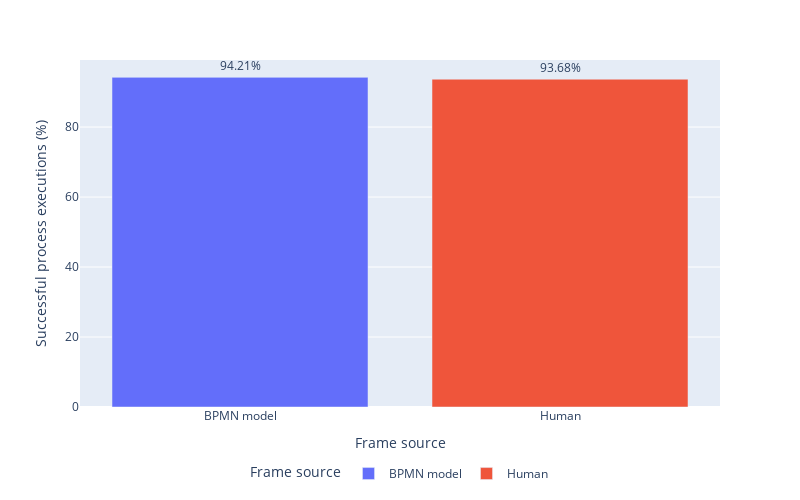

This figure's notebook cell:
### Code cell
df1 = pd.read_csv("process_adaptation_results_add_rules.csv")
df2 = pd.read_csv("process_adaptation_results_generate_from_bpmn_rules.csv")
df = pd.concat([df1, df2], ignore_index=True)
df = df.reset_index(drop=True)

df1 = pd.read_csv("process_adaptation_results_add_rules_exception_handling.csv")
df1["process_adaptation"] = "Typing Error Handling"
df2 = pd.read_csv("process_adaptation_results_generate_from_bpmn_rules_exception_handling.csv")
df2["process_adaptation"] = "Typing Error Handling"
df = pd.concat([df, df1, df2], ignore_index=True)
df = df.reset_index(drop=True)


df1 = pd.read_csv("process_adaptation_results_add_rules_exception_handling_db_error.csv")
df1["process_adaptation"] = "Database Error Handling"
df2 = pd.read_csv("process_adaptation_results_generate_from_bpmn_rules_exception_handling_db_error.csv")
df2["process_adaptation"] = "Database Error Handling"
df_db_error = pd.concat([df1, df2], ignore_index=True)
df_db_error = df_db_error.reset_index(drop=True)
df = pd.concat([df, df_db_error], ignore_index=True)
df = df.reset_index(drop=True)

df = df.drop(columns=["session_id", "seed", "correct_matches", "correct_columns", "file_extracted", "mails_sent", ])
df["tour"] = df["tour"].apply(lambda x: x.replace("J09", " ").title())
df["rule_adaptation_method"] = df["rule_adaptation_method"].apply(lambda x: "BPMN model" if x == "generate_bpmn" else "Human")
df["process_adaptation"] = df["process_adaptation"].apply(lambda x: "Base rule" if x == "base_rule" else
                                                          "Special cases: area 0" if x == "0_values" else
                                                          "Special cases: area 500" if x == "500_values" else
                                                          "Special cases: area 900" if x == "900_values" else
                                                          "Excluded cities" if x == "city_values" else
                                                          "Extension: mandatory reading " if x == "extension_estimates" else
                                                          "Extension: direct mail" if x == "extension_mail" else x)
df = df.rename(
    columns={
        "process_adaptation": "Process adaptation",
        "rule_adaptation_method": "Frame source",
        "tour": "Tour",
        "all_correct": "Successful process execution",
    }
)
display(df.value_counts("Successful process execution"))
display(df.groupby(["Frame source", "Process adaptation"])["Successful process execution"].mean())

df_plot = df.groupby(["Frame source", ], as_index=False)["Successful process execution"].sum()
df_plot["Successful process execution"] = df_plot["Successful process execution"].apply(lambda x: round(x / 190, 4) * 100)
print(df_plot.to_latex(index=False, float_format="%.2f"))

fig = px.bar(
    df_plot,
    x="Frame source",
    y="Successful process execution",
    color="Frame source",
    #title="Process adaptation success rates depending on the frame source",
    labels={"Successful process execution": "Successful process executions (%)"},
    text="Successful process execution",
)
fig.update_traces(texttemplate='%{text:.2f}%', textposition='outside')
fig.update_layout(
    width=800,
    height=500,
    legend=dict(
        orientation="h",
        yanchor="top",
        y=-0.15,
        xanchor="center",
        x=0.5
    )
)

### Figure 1 — Plotly figure (JSON) as saved in the notebook; plotly's stock layout.template omitted (floating-point values rounded to 4 significant figures)
{"data": [{"hovertemplate": "Frame source=%{x}<br>Successful process executions (%)=%{text}<extra></extra>", "legendgroup": "BPMN model", "marker": {"color": "#636efa", "pattern": {"shape": ""}}, "name": "BPMN model", "orientation": "v", "showlegend": true, "text": [94.21], "textposition": "outside", "texttemplate": "%{text:.2f}%", "type": "bar", "x": ["BPMN model"], "xaxis": "x", "y": [94.21], "yaxis": "y"}, {"hovertemplate": "Frame source=%{x}<br>Successful process executions (%)=%{text}<extra></extra>", "legendgroup": "Human", "marker": {"color": "#EF553B", "pattern": {"shape": ""}}, "name": "Human", "orientation": "v", "showlegend": true, "text": [93.68], "textposition": "outside", "texttemplate": "%{text:.2f}%", "type": "bar", "x": ["Human"], "xaxis": "x", "y": [93.68], "yaxis": "y"}], "layout": {"barmode": "relative", "height": 500, "legend": {"orientation": "h", "title": {"text": "Frame source"}, "tracegroupgap": 0, "x": 0.5, "xanchor": "center", "y": -0.15, "yanchor": "top"}, "margin": {"t": 60}, "width": 800, "xaxis": {"anchor": "y", "categoryarray": ["BPMN model", "Human"], "categoryorder": "array", "domain": [0, 1], "title": {"text": "Frame source"}}, "yaxis": {"anchor": "x", "domain": [0, 1], "title": {"text": "Successful process executions (%)"}}}}
